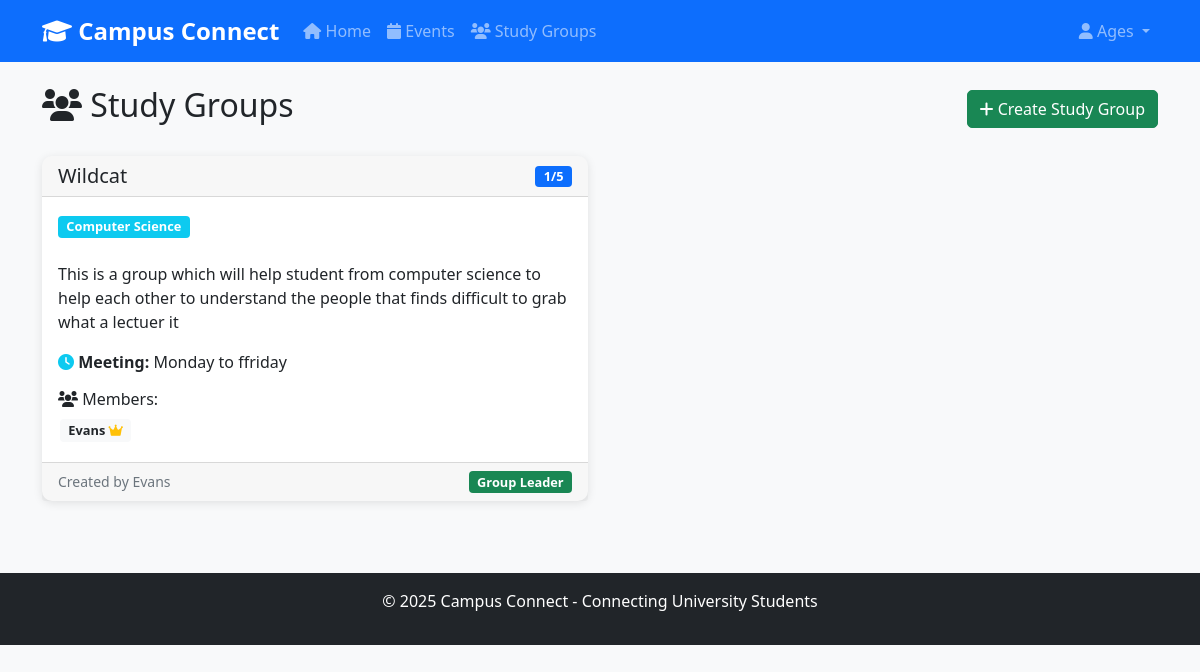
Page /study_groups (signed in) on the committed database.
### app.py (models this page shows)
class User(UserMixin, db.Model):
    id = db.Column(db.Integer, primary_key=True)
    username = db.Column(db.String(80), unique=True, nullable=False)
    email = db.Column(db.String(120), unique=True, nullable=False)
    full_name = db.Column(db.String(100), nullable=False)
    course = db.Column(db.String(100), nullable=True)
    year_of_study = db.Column(db.Integer, nullable=True)
    bio = db.Column(db.Text, nullable=True)
    created_at = db.Column(db.DateTime, default=datetime.utcnow)
    events_created = db.relationship('Event', backref='creator', lazy=True)
    study_groups_created = db.relationship('StudyGroup', backref='creator', lazy=True)

class StudyGroup(db.Model):
    id = db.Column(db.Integer, primary_key=True)
    name = db.Column(db.String(200), nullable=False)
    subject = db.Column(db.String(100), nullable=False)
    description = db.Column(db.Text, nullable=True)
    max_members = db.Column(db.Integer, default=10)
    meeting_time = db.Column(db.String(100), nullable=True)
    location = db.Column(db.String(200), nullable=True)
    creator_id = db.Column(db.Integer, db.ForeignKey('user.id'), nullable=False)
    created_at = db.Column(db.DateTime, default=datetime.utcnow)
    is_active = db.Column(db.Boolean, default=True)
    members = db.relationship('User', secondary='study_group_members', backref='study_groups')

### app.py (the view)
@app.route('/study_groups')
def study_groups():
    subject = request.args.get('subject', 'all')
    if subject == 'all':
        groups = StudyGroup.query.filter(StudyGroup.is_active == True).all()
    else:
        groups = StudyGroup.query.filter(StudyGroup.subject.contains(subject), StudyGroup.is_active == True).all()
    return render_template('study_groups.html', groups=groups, current_subject=subject)

### app.py (called while the page is built)
@login_manager.user_loader
def load_user(user_id):
    return User.query.get(int(user_id))

### templates/study_groups.html (shortened to what this page needs)
{% extends "base.html" %}
{% block content %}
<div class="d-flex justify-content-between align-items-center mb-4">
    <h2><i class="fas fa-users"></i> Study Groups</h2>
    {% if current_user.is_authenticated %}
        <a href="{{ url_for('create_study_group') }}" class="btn btn-success">
            <i class="fas fa-plus"></i> Create Study Group
        </a>
    {% endif %}
</div>
{% if groups %}
    <div class="row">
        {% for group in groups %}
        <div class="col-md-6 mb-4">
            <div class="card h-100">
                <div class="card-header">
                    <div class="d-flex justify-content-between align-items-center">
                        <h5 class="mb-0">{{ group.name }}</h5>
                        <span class="badge bg-primary">{{ group.members|length }}/{{ group.max_members }}</span>
                    </div>
                </div>
                <div class="card-body">
                    <div class="mb-3">
                        <span class="badge bg-info mb-2">{{ group.subject }}</span>
                    </div>
                    {% if group.description %}
                    <p class="card-text">{{ group.description }}</p>
                    {% endif %}
                    <div class="group-details">
                        {% if group.meeting_time %}
                        <p class="mb-2">
                            <i class="fas fa-clock text-info"></i>
                            <strong>Meeting:</strong> {{ group.meeting_time }}
                        </p>
                        {% endif %}
                    </div>
                    <div class="members-section mt-3">
                        <h6><i class="fas fa-users"></i> Members:</h6>
                        <div class="members-list">
                            {% for member in group.members %}
                                <span class="badge bg-light text-dark me-1 mb-1">
                                    {{ member.full_name }}
                                    {% if member.id == group.creator_id %}
                                        <i class="fas fa-crown text-warning" title="Group Leader"></i>
                                    {% endif %}
                                </span>
                            {% endfor %}
                        </div>
                    </div>
                </div>
                {% if current_user.is_authenticated %}
                <div class="card-footer">
                    <div class="d-flex justify-content-between align-items-center">
                        <small class="text-muted">
                            Created by {{ group.creator.full_name }}
                        </small>
                        {% if current_user in group.members %}
                            {% if current_user.id != group.creator_id %}
                                <a href="{{ url_for('leave_study_group', group_id=group.id) }}"
                                   class="btn btn-sm btn-outline-danger"
                                   onclick="return confirm('Are you sure you want to leave this group?')">
                                    <i class="fas fa-sign-out-alt"></i> Leave
                                </a>
                            {% else %}
                                <span class="badge bg-success">Group Leader</span>
                            {% endif %}
                        {% endif %}
                    </div>
                </div>
                {% endif %}
            </div>
        </div>
        {% endfor %}
    </div>
{% endif %}
{% endblock %}

### templates/base.html (shortened to what this page needs)
<!DOCTYPE html>
<html lang="en">
<head>
    <link href="https://cdn.jsdelivr.net/npm/bootstrap@5.1.3/dist/css/bootstrap.min.css" rel="stylesheet">
    <link href="https://cdnjs.cloudflare.com/ajax/libs/font-awesome/6.0.0/css/all.min.css" rel="stylesheet">
    <link href="{{ url_for('static', filename='css/style.css') }}" rel="stylesheet">
</head>
<body>
    <nav class="navbar navbar-expand-lg navbar-dark bg-primary">
        <div class="container">
            <a class="navbar-brand" href="{{ url_for('index') }}">
                <i class="fas fa-graduation-cap"></i> Campus Connect
            </a>
            <div class="collapse navbar-collapse" id="navbarNav">
                <ul class="navbar-nav me-auto">
                    <li class="nav-item">
                        <a class="nav-link" href="{{ url_for('index') }}">
                            <i class="fas fa-home"></i> Home
                        </a>
                    </li>
                    <li class="nav-item">
                        <a class="nav-link" href="{{ url_for('events') }}">
                            <i class="fas fa-calendar"></i> Events
                        </a>
                    </li>
                    <li class="nav-item">
                        <a class="nav-link" href="{{ url_for('study_groups') }}">
                            <i class="fas fa-users"></i> Study Groups
                        </a>
                    </li>
                </ul>
                <ul class="navbar-nav">
                    {% if current_user.is_authenticated %}
                        <li class="nav-item dropdown">
                            <a class="nav-link dropdown-toggle" href="#" id="navbarDropdown" role="button" data-bs-toggle="dropdown">
                                <i class="fas fa-user"></i> {{ current_user.username }}
                            </a>
                        </li>
                    {% endif %}
                </ul>
            </div>
        </div>
    </nav>
    <main class="container mt-4">
        {% block content %}{% endblock %}
    </main>
    <footer class="bg-dark text-white text-center py-3 mt-5">
        <div class="container">
            <p>&copy; 2025 Campus Connect - Connecting University Students</p>
        </div>
    </footer>
</body>
</html>

### static/css/style.css (style rules this page uses)
body { background-color: #f8f9fa; }
.card { border-radius: 10px; box-shadow: 0 2px 10px rgba(0,0,0,0.1); transition: transform 0.2s; border: none; }
.navbar-brand { font-weight: bold; font-size: 1.5rem; }
.badge { font-size: 0.8em; }
.members-list .badge { margin: 2px; }
.btn { border-radius: 5px; transition: all 0.2s; }
.card-header { border-radius: 10px 10px 0 0 !important; font-weight: 600; }
footer { margin-top: auto; }
.fade-in { animation: fadeIn 0.5s; }

### rows in the picture
User: username "Ages", full_name "Evans"
StudyGroup: name "Wildcat", members|length "1", max_members "5", subject "Computer Science", description "This is a group which will help student from computer science to help each other to understand the people that finds difficult to grab what a lectuer it", meeting_time "Monday to ffriday", creator.full_name "Evans", shows "Group Leader"
